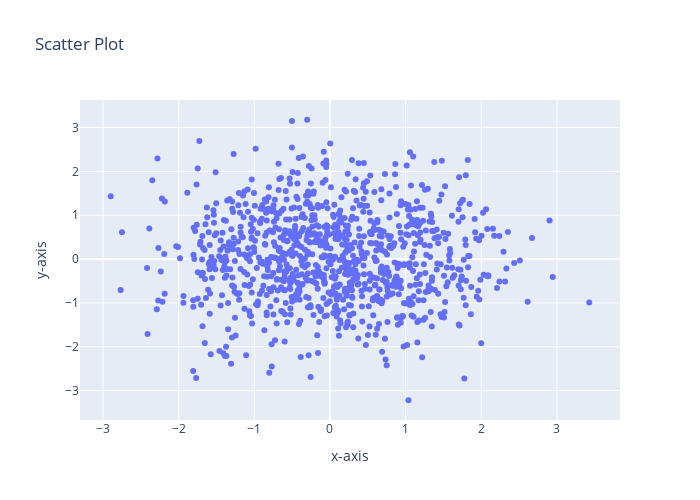

The cell this chart's notebook holds for it:
### Markdown cell above
"""
@Author: Samarth BM.
@Date: 2021-09-29 00:24
@Last Modified by: Samarth BM
@Last Modified time: 2021-09-29 00:24
@Title: To draw a scatter plot for random 1000 x and y coordinates 
"""

### Code cell
import pandas as pd
import plotly.express as px
from pylab import randn
from LogHandler import logger

try:

    x = randn(1000)
    y = randn(1000)
    df = pd.DataFrame({ 'x-axis':x, 'y-axis':y })

    fig = px.scatter(df, x='x-axis', y='y-axis', width=700, height=500, title="Scatter Plot")
    fig.show()

except Exception as e:
    logger.error(e)

### Figure 1 — Plotly figure (JSON) as saved in the notebook; plotly's stock layout.template omitted (floating-point values rounded to 4 significant figures; data arrays with more than 128 entries replaced by an {"elided": "..."} marker saying what was removed)
{"data": [{"hovertemplate": "x-axis=%{x}<br>y-axis=%{y}<extra></extra>", "legendgroup": "", "marker": {"color": "#636efa", "symbol": "circle"}, "mode": "markers", "name": "", "orientation": "v", "showlegend": false, "type": "scatter", "x": {"elided": "1000 float values"}, "xaxis": "x", "y": {"elided": "1000 float values"}, "yaxis": "y"}], "layout": {"height": 500, "legend": {"tracegroupgap": 0}, "title": {"text": "Scatter Plot"}, "width": 700, "xaxis": {"anchor": "y", "domain": [0, 1], "title": {"text": "x-axis"}}, "yaxis": {"anchor": "x", "domain": [0, 1], "title": {"text": "y-axis"}}}}
